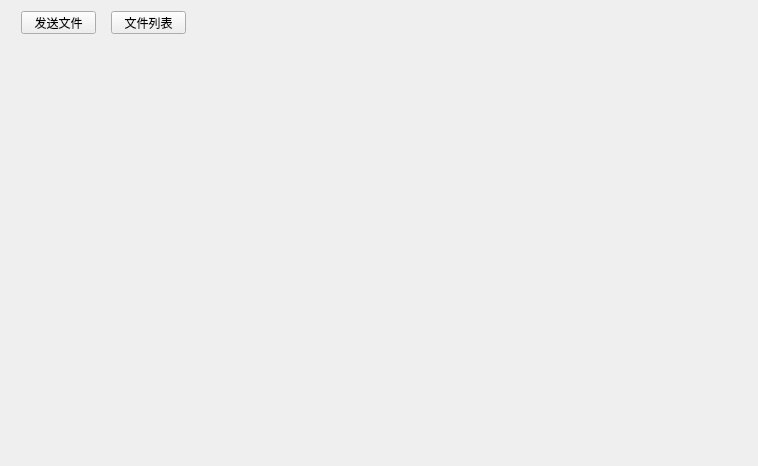
<?xml version="1.0" encoding="UTF-8"?>
<ui version="4.0">
 <class>MainChatWidget</class>
 <widget class="QWidget" name="MainChatWidget">
  <property name="geometry">
   <rect>
    <x>0</x>
    <y>0</y>
    <width>758</width>
    <height>466</height>
   </rect>
  </property>
  <property name="windowTitle">
   <string>Form</string>
  </property>
  <layout class="QHBoxLayout" name="horizontalLayout" stretch="5,1">
   <item>
    <layout class="QVBoxLayout" name="verticalLayout" stretch="10,1,2">
     <property name="spacing">
      <number>12</number>
     </property>
     <item>
      <layout class="QVBoxLayout" name="messageVerticalLayout"/>
     </item>
     <item>
      <layout class="QHBoxLayout" name="controlHorizontalLayout" stretch="0">
       <item>
        <widget class="QWidget" name="widget" native="true">
         <property name="minimumSize">
          <size>
           <width>300</width>
           <height>0</height>
          </size>
         </property>
         <widget class="QPushButton" name="fileListPushButton">
          <property name="geometry">
           <rect>
            <x>100</x>
            <y>0</y>
            <width>75</width>
            <height>23</height>
           </rect>
          </property>
          <property name="maximumSize">
           <size>
            <width>80</width>
            <height>16777215</height>
           </size>
          </property>
          <property name="text">
           <string>文件列表</string>
          </property>
         </widget>
         <widget class="QPushButton" name="sendFilePushButton">
          <property name="geometry">
           <rect>
            <x>10</x>
            <y>0</y>
            <width>75</width>
            <height>23</height>
           </rect>
          </property>
          <property name="maximumSize">
           <size>
            <width>80</width>
            <height>16777215</height>
           </size>
          </property>
          <property name="text">
           <string>发送文件</string>
          </property>
         </widget>
        </widget>
       </item>
      </layout>
     </item>
     <item>
      <layout class="QVBoxLayout" name="inputMessageVerticalLayout"/>
     </item>
    </layout>
   </item>
   <item>
    <layout class="QHBoxLayout" name="userListHorizontalLayout">
     <property name="spacing">
      <number>3</number>
     </property>
    </layout>
   </item>
  </layout>
 </widget>
 <resources/>
 <connections/>
</ui>
